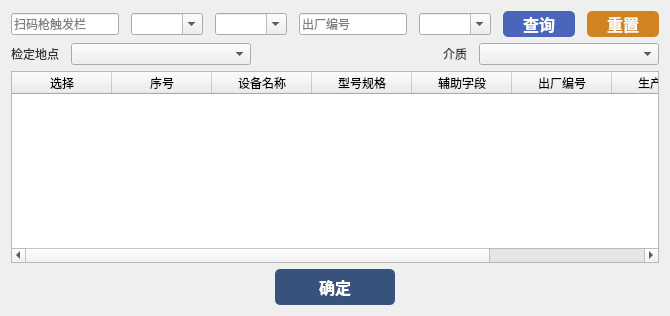
         <widget class="QWidget" name="page">
          <layout class="QVBoxLayout" name="verticalLayout_12">
           <item>
            <layout class="QHBoxLayout" name="horizontalLayout">
             <property name="spacing">
              <number>12</number>
             </property>
             <item>
              <widget class="QLineEdit" name="lineEdit">
               <property name="placeholderText">
                <string>扫码枪触发栏</string>
               </property>
              </widget>
             </item>
             <item>
              <widget class="QComboBox" name="comboBoxName">
               <property name="editable">
                <bool>true</bool>
               </property>
              </widget>
             </item>
             <item>
              <widget class="QComboBox" name="comboBoxModal">
               <property name="editable">
                <bool>true</bool>
               </property>
              </widget>
             </item>
             <item>
              <widget class="QLineEdit" name="lineEditNo">
               <property name="placeholderText">
                <string>出厂编号</string>
               </property>
              </widget>
             </item>
             <item>
              <widget class="QComboBox" name="comboBoxCustomer">
               <property name="editable">
                <bool>true</bool>
               </property>
              </widget>
             </item>
             <item>
              <widget class="QPushButton" name="pushButton">
               <property name="sizePolicy">
                <sizepolicy hsizetype="Fixed" vsizetype="Fixed">
                 <horstretch>1</horstretch>
                 <verstretch>0</verstretch>
                </sizepolicy>
               </property>
               <property name="minimumSize">
                <size>
                 <width>72</width>
                 <height>26</height>
                </size>
               </property>
               <property name="font">
                <font>
                 <pointsize>12</pointsize>
                 <weight>75</weight>
                 <bold>true</bold>
                </font>
               </property>
               <property name="styleSheet">
                <string notr="true">color: rgb(255, 255, 255);
background-color: rgb(74, 102, 186);
border-radius:5px;</string>
               </property>
               <property name="text">
                <string>查询</string>
               </property>
              </widget>
             </item>
             <item>
              <widget class="QPushButton" name="pushButton_2">
               <property name="sizePolicy">
                <sizepolicy hsizetype="Fixed" vsizetype="Fixed">
                 <horstretch>0</horstretch>
                 <verstretch>0</verstretch>
                </sizepolicy>
               </property>
               <property name="minimumSize">
                <size>
                 <width>72</width>
                 <height>26</height>
                </size>
               </property>
               <property name="font">
                <font>
                 <pointsize>12</pointsize>
                 <weight>75</weight>
                 <bold>true</bold>
                </font>
               </property>
               <property name="styleSheet">
                <string notr="true">color: rgb(255, 255, 255);
background-color: rgb(207, 132, 33);
border-radius:5px;</string>
               </property>
               <property name="text">
                <string>重置</string>
               </property>
              </widget>
             </item>
            </layout>
           </item>
           <item>
            <layout class="QHBoxLayout" name="horizontalLayout_3">
             <property name="spacing">
              <number>12</number>
             </property>
             <item>
              <widget class="QLabel" name="label_4">
               <property name="sizePolicy">
                <sizepolicy hsizetype="Preferred" vsizetype="Preferred">
                 <horstretch>0</horstretch>
                 <verstretch>0</verstretch>
                </sizepolicy>
               </property>
               <property name="styleSheet">
                <string notr="true">color: rgb(51, 51, 51);</string>
               </property>
               <property name="text">
                <string>检定地点</string>
               </property>
              </widget>
             </item>
             <item>
              <widget class="QComboBox" name="comboBox_4">
               <property name="sizePolicy">
                <sizepolicy hsizetype="Expanding" vsizetype="Fixed">
                 <horstretch>0</horstretch>
                 <verstretch>0</verstretch>
                </sizepolicy>
               </property>
              </widget>
             </item>
             <item>
              <spacer name="horizontalSpacer">
               <property name="orientation">
                <enum>Qt::Horizontal</enum>
               </property>
               <property name="sizeHint" stdset="0">
                <size>
                 <width>40</width>
                 <height>20</height>
                </size>
               </property>
              </spacer>
             </item>
             <item>
              <widget class="QLabel" name="label_5">
               <property name="styleSheet">
                <string notr="true">color: rgb(51, 51, 51);</string>
               </property>
               <property name="text">
                <string>介质</string>
               </property>
              </widget>
             </item>
             <item>
              <widget class="QComboBox" name="comboBox_5">
               <property name="sizePolicy">
                <sizepolicy hsizetype="Expanding" vsizetype="Fixed">
                 <horstretch>0</horstretch>
                 <verstretch>0</verstretch>
                </sizepolicy>
               </property>
              </widget>
             </item>
            </layout>
           </item>
           <item>
            <widget class="QTableWidget" name="tableWidgetDevice">
             <property name="editTriggers">
              <set>QAbstractItemView::NoEditTriggers</set>
             </property>
             <attribute name="horizontalHeaderCascadingSectionResizes">
              <bool>true</bool>
             </attribute>
             <column>
              <property name="text">
               <string>选择</string>
              </property>
             </column>
             <column>
              <property name="text">
               <string>序号</string>
              </property>
             </column>
             <column>
              <property name="text">
               <string>设备名称</string>
              </property>
             </column>
             <column>
              <property name="text">
               <string>型号规格</string>
              </property>
             </column>
             <column>
              <property name="text">
               <string>辅助字段</string>
              </property>
             </column>
             <column>
              <property name="text">
               <string>出厂编号</string>
              </property>
             </column>
             <column>
              <property name="text">
               <string>生产厂家</string>
              </property>
             </column>
             <column>
              <property name="text">
               <string>委托方</string>
              </property>
             </column>
            </widget>
           </item>
           <item>
            <layout class="QHBoxLayout" name="horizontalLayout_4">
             <item>
              <spacer name="horizontalSpacer_2">
               <property name="orientation">
                <enum>Qt::Horizontal</enum>
               </property>
               <property name="sizeHint" stdset="0">
                <size>
                 <width>40</width>
                 <height>20</height>
                </size>
               </property>
              </spacer>
             </item>
             <item>
              <widget class="QPushButton" name="pushButton_3">
               <property name="sizePolicy">
                <sizepolicy hsizetype="Preferred" vsizetype="Fixed">
                 <horstretch>0</horstretch>
                 <verstretch>0</verstretch>
                </sizepolicy>
               </property>
               <property name="minimumSize">
                <size>
                 <width>120</width>
                 <height>36</height>
                </size>
               </property>
               <property name="font">
                <font>
                 <pointsize>12</pointsize>
                 <weight>75</weight>
                 <bold>true</bold>
                </font>
               </property>
               <property name="styleSheet">
                <string notr="true">color: rgb(255, 255, 255);
background-color: rgb(55, 83, 123);
border-radius:5px;</string>
               </property>
               <property name="text">
                <string>确定</string>
               </property>
              </widget>
             </item>
             <item>
              <spacer name="horizontalSpacer_3">
               <property name="orientation">
                <enum>Qt::Horizontal</enum>
               </property>
               <property name="sizeHint" stdset="0">
                <size>
                 <width>40</width>
                 <height>20</height>
                </size>
               </property>
              </spacer>
             </item>
            </layout>
           </item>
          </layout>
         </widget>
